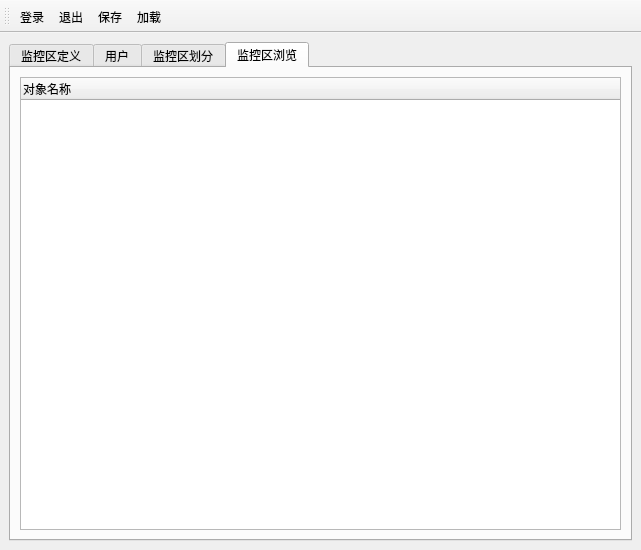
<?xml version="1.0" encoding="UTF-8"?>
<ui version="4.0">
 <class>QZoneWndBase</class>
 <widget class="QMainWindow" name="QZoneWndBase">
  <property name="geometry">
   <rect>
    <x>0</x>
    <y>0</y>
    <width>641</width>
    <height>550</height>
   </rect>
  </property>
  <property name="windowTitle">
   <string>监控区管理</string>
  </property>
  <property name="windowIcon">
   <iconset resource="zonemng.qrc">
    <normaloff>:/zonemng/png/zonemng.png</normaloff>:/zonemng/png/zonemng.png</iconset>
  </property>
  <widget class="QWidget" name="centralwidget">
   <layout class="QGridLayout" name="gridLayout_2">
    <property name="leftMargin">
     <number>9</number>
    </property>
    <property name="topMargin">
     <number>9</number>
    </property>
    <item row="0" column="1">
     <widget class="QTabWidget" name="m_tabWidget">
      <property name="currentIndex">
       <number>3</number>
      </property>
      <widget class="QWidget" name="tab">
       <attribute name="title">
        <string>监控区定义</string>
       </attribute>
       <layout class="QGridLayout" name="gridLayout_8">
        <item row="0" column="0" rowspan="4">
         <widget class="QTableWidget" name="m_zoneTable">
          <property name="editTriggers">
           <set>QAbstractItemView::NoEditTriggers</set>
          </property>
          <row>
           <property name="text">
            <string>1</string>
           </property>
          </row>
          <row>
           <property name="text">
            <string>2</string>
           </property>
          </row>
          <row>
           <property name="text">
            <string>3</string>
           </property>
          </row>
          <column>
           <property name="text">
            <string>监控区号</string>
           </property>
          </column>
          <column>
           <property name="text">
            <string>监控区名称</string>
           </property>
          </column>
         </widget>
        </item>
        <item row="3" column="1">
         <spacer name="verticalSpacer">
          <property name="orientation">
           <enum>Qt::Vertical</enum>
          </property>
          <property name="sizeHint" stdset="0">
           <size>
            <width>20</width>
            <height>338</height>
           </size>
          </property>
         </spacer>
        </item>
        <item row="0" column="1">
         <widget class="QPushButton" name="m_addZoneBtn">
          <property name="minimumSize">
           <size>
            <width>91</width>
            <height>30</height>
           </size>
          </property>
          <property name="text">
           <string>添    加</string>
          </property>
          <property name="icon">
           <iconset resource="zonemng.qrc">
            <normaloff>:/zonemng/png/add.png</normaloff>:/zonemng/png/add.png</iconset>
          </property>
         </widget>
        </item>
        <item row="1" column="1">
         <widget class="QPushButton" name="m_modZoneBtn">
          <property name="minimumSize">
           <size>
            <width>91</width>
            <height>30</height>
           </size>
          </property>
          <property name="text">
           <string>修    改</string>
          </property>
          <property name="icon">
           <iconset resource="zonemng.qrc">
            <normaloff>:/zonemng/png/modify.png</normaloff>:/zonemng/png/modify.png</iconset>
          </property>
         </widget>
        </item>
        <item row="2" column="1">
         <widget class="QPushButton" name="m_delZoneBtn">
          <property name="minimumSize">
           <size>
            <width>91</width>
            <height>30</height>
           </size>
          </property>
          <property name="text">
           <string>删    除</string>
          </property>
          <property name="icon">
           <iconset resource="zonemng.qrc">
            <normaloff>:/zonemng/png/remove.png</normaloff>:/zonemng/png/remove.png</iconset>
          </property>
         </widget>
        </item>
       </layout>
      </widget>
      <widget class="QWidget" name="tab_2">
       <attribute name="title">
        <string>用户</string>
       </attribute>
       <layout class="QGridLayout" name="gridLayout_7">
        <item row="0" column="0">
         <widget class="QTreeWidget" name="m_userCfgLV">
          <property name="editTriggers">
           <set>QAbstractItemView::DoubleClicked|QAbstractItemView::EditKeyPressed|QAbstractItemView::SelectedClicked</set>
          </property>
          <column>
           <property name="text">
            <string>用户名称</string>
           </property>
          </column>
          <column>
           <property name="text">
            <string>监控区</string>
           </property>
          </column>
         </widget>
        </item>
        <item row="0" column="1">
         <widget class="QGroupBox" name="groupBox">
          <property name="title">
           <string>监控区选择</string>
          </property>
          <layout class="QGridLayout" name="gridLayout_6">
           <item row="0" column="0" colspan="3">
            <widget class="QTreeWidget" name="m_userZoneLV">
             <column>
              <property name="text">
               <string>监控区名称</string>
              </property>
             </column>
            </widget>
           </item>
           <item row="1" column="1">
            <widget class="QPushButton" name="m_userZoneSelAll">
             <property name="sizePolicy">
              <sizepolicy hsizetype="Fixed" vsizetype="Fixed">
               <horstretch>0</horstretch>
               <verstretch>0</verstretch>
              </sizepolicy>
             </property>
             <property name="minimumSize">
              <size>
               <width>91</width>
               <height>30</height>
              </size>
             </property>
             <property name="text">
              <string>全      选</string>
             </property>
             <property name="icon">
              <iconset resource="zonemng.qrc">
               <normaloff>:/zonemng/png/selall.png</normaloff>:/zonemng/png/selall.png</iconset>
             </property>
            </widget>
           </item>
           <item row="1" column="2">
            <widget class="QPushButton" name="m_userZoneNotSelAll">
             <property name="sizePolicy">
              <sizepolicy hsizetype="Fixed" vsizetype="Fixed">
               <horstretch>0</horstretch>
               <verstretch>0</verstretch>
              </sizepolicy>
             </property>
             <property name="minimumSize">
              <size>
               <width>91</width>
               <height>30</height>
              </size>
             </property>
             <property name="text">
              <string>全  不  选</string>
             </property>
             <property name="icon">
              <iconset resource="zonemng.qrc">
               <normaloff>:/zonemng/png/notselall.png</normaloff>:/zonemng/png/notselall.png</iconset>
             </property>
            </widget>
           </item>
           <item row="2" column="1">
            <widget class="QPushButton" name="m_userAppSel">
             <property name="sizePolicy">
              <sizepolicy hsizetype="Fixed" vsizetype="Fixed">
               <horstretch>0</horstretch>
               <verstretch>0</verstretch>
              </sizepolicy>
             </property>
             <property name="minimumSize">
              <size>
               <width>91</width>
               <height>30</height>
              </size>
             </property>
             <property name="text">
              <string>应用所选</string>
             </property>
             <property name="icon">
              <iconset resource="zonemng.qrc">
               <normaloff>:/zonemng/png/appsel.png</normaloff>:/zonemng/png/appsel.png</iconset>
             </property>
            </widget>
           </item>
           <item row="2" column="2">
            <widget class="QPushButton" name="m_userAppAll">
             <property name="sizePolicy">
              <sizepolicy hsizetype="Fixed" vsizetype="Fixed">
               <horstretch>0</horstretch>
               <verstretch>0</verstretch>
              </sizepolicy>
             </property>
             <property name="minimumSize">
              <size>
               <width>91</width>
               <height>30</height>
              </size>
             </property>
             <property name="text">
              <string>应用全部</string>
             </property>
             <property name="icon">
              <iconset resource="zonemng.qrc">
               <normaloff>:/zonemng/png/appall.png</normaloff>:/zonemng/png/appall.png</iconset>
             </property>
            </widget>
           </item>
          </layout>
         </widget>
        </item>
       </layout>
      </widget>
      <widget class="QWidget" name="tab_3">
       <attribute name="title">
        <string>监控区划分</string>
       </attribute>
       <layout class="QGridLayout" name="gridLayout_5">
        <item row="0" column="0">
         <widget class="QSplitter" name="splitter">
          <property name="orientation">
           <enum>Qt::Horizontal</enum>
          </property>
          <widget class="QTreeWidget" name="m_zoneCfgLV">
           <column>
            <property name="text">
             <string>对象名称</string>
            </property>
           </column>
           <column>
            <property name="text">
             <string>所属监控区</string>
            </property>
           </column>
          </widget>
          <widget class="QGroupBox" name="groupBox_2">
           <property name="sizePolicy">
            <sizepolicy hsizetype="Preferred" vsizetype="Fixed">
             <horstretch>0</horstretch>
             <verstretch>0</verstretch>
            </sizepolicy>
           </property>
           <property name="title">
            <string>监控区选择</string>
           </property>
           <layout class="QGridLayout" name="gridLayout_4">
            <item row="0" column="0">
             <widget class="QTreeWidget" name="m_zoneLV">
              <column>
               <property name="text">
                <string>监控区名称</string>
               </property>
              </column>
             </widget>
            </item>
            <item row="1" column="0">
             <widget class="QGroupBox" name="groupBox_3">
              <property name="sizePolicy">
               <sizepolicy hsizetype="Preferred" vsizetype="Fixed">
                <horstretch>0</horstretch>
                <verstretch>0</verstretch>
               </sizepolicy>
              </property>
              <property name="title">
               <string>对象选择</string>
              </property>
              <layout class="QGridLayout" name="gridLayout_3">
               <item row="0" column="0" rowspan="2" colspan="2">
                <widget class="QLineEdit" name="m_objLE"/>
               </item>
               <item row="0" column="2" rowspan="2">
                <widget class="QPushButton" name="m_ObjFuzzySel">
                 <property name="minimumSize">
                  <size>
                   <width>0</width>
                   <height>30</height>
                  </size>
                 </property>
                 <property name="maximumSize">
                  <size>
                   <width>16777215</width>
                   <height>30</height>
                  </size>
                 </property>
                 <property name="text">
                  <string>模糊选择</string>
                 </property>
                 <property name="icon">
                  <iconset resource="zonemng.qrc">
                   <normaloff>:/zonemng/png/fuzzy.png</normaloff>:/zonemng/png/fuzzy.png</iconset>
                 </property>
                 <property name="iconSize">
                  <size>
                   <width>20</width>
                   <height>20</height>
                  </size>
                 </property>
                </widget>
               </item>
               <item row="2" column="1">
                <widget class="QPushButton" name="m_objSelAll">
                 <property name="minimumSize">
                  <size>
                   <width>91</width>
                   <height>30</height>
                  </size>
                 </property>
                 <property name="text">
                  <string>全      选</string>
                 </property>
                 <property name="icon">
                  <iconset resource="zonemng.qrc">
                   <normaloff>:/zonemng/png/selall.png</normaloff>:/zonemng/png/selall.png</iconset>
                 </property>
                </widget>
               </item>
               <item row="2" column="2">
                <widget class="QPushButton" name="m_objNotSelAll">
                 <property name="minimumSize">
                  <size>
                   <width>91</width>
                   <height>30</height>
                  </size>
                 </property>
                 <property name="text">
                  <string>全  不  选</string>
                 </property>
                 <property name="icon">
                  <iconset resource="zonemng.qrc">
                   <normaloff>:/zonemng/png/notselall.png</normaloff>:/zonemng/png/notselall.png</iconset>
                 </property>
                </widget>
               </item>
               <item row="3" column="1">
                <widget class="QPushButton" name="m_appAll">
                 <property name="minimumSize">
                  <size>
                   <width>91</width>
                   <height>30</height>
                  </size>
                 </property>
                 <property name="text">
                  <string>应用全部</string>
                 </property>
                 <property name="icon">
                  <iconset resource="zonemng.qrc">
                   <normaloff>:/zonemng/png/appall.png</normaloff>:/zonemng/png/appall.png</iconset>
                 </property>
                </widget>
               </item>
               <item row="3" column="2">
                <widget class="QPushButton" name="m_appSel">
                 <property name="minimumSize">
                  <size>
                   <width>91</width>
                   <height>30</height>
                  </size>
                 </property>
                 <property name="text">
                  <string>应用所选</string>
                 </property>
                 <property name="icon">
                  <iconset resource="zonemng.qrc">
                   <normaloff>:/zonemng/png/appsel.png</normaloff>:/zonemng/png/appsel.png</iconset>
                 </property>
                </widget>
               </item>
              </layout>
             </widget>
            </item>
           </layout>
          </widget>
         </widget>
        </item>
       </layout>
      </widget>
      <widget class="QWidget" name="tab_4">
       <attribute name="title">
        <string>监控区浏览</string>
       </attribute>
       <layout class="QGridLayout" name="gridLayout">
        <item row="0" column="0">
         <widget class="QTreeWidget" name="m_zoneViewLV">
          <column>
           <property name="text">
            <string>对象名称</string>
           </property>
          </column>
         </widget>
        </item>
       </layout>
      </widget>
     </widget>
    </item>
   </layout>
  </widget>
  <widget class="QToolBar" name="toolBar">
   <property name="windowTitle">
    <string>toolBar</string>
   </property>
   <property name="iconSize">
    <size>
     <width>24</width>
     <height>24</height>
    </size>
   </property>
   <property name="toolButtonStyle">
    <enum>Qt::ToolButtonTextBesideIcon</enum>
   </property>
   <attribute name="toolBarArea">
    <enum>TopToolBarArea</enum>
   </attribute>
   <attribute name="toolBarBreak">
    <bool>false</bool>
   </attribute>
   <addaction name="action_login"/>
   <addaction name="action_exit"/>
   <addaction name="action_save"/>
   <addaction name="action_load"/>
  </widget>
  <action name="action_login">
   <property name="checkable">
    <bool>true</bool>
   </property>
   <property name="icon">
    <iconset resource="zonemng.qrc">
     <normaloff>:/zonemng/png/login.png</normaloff>:/zonemng/png/login.png</iconset>
   </property>
   <property name="text">
    <string>登录</string>
   </property>
   <property name="toolTip">
    <string>用户登录</string>
   </property>
  </action>
  <action name="action_exit">
   <property name="checkable">
    <bool>true</bool>
   </property>
   <property name="icon">
    <iconset resource="zonemng.qrc">
     <normaloff>:/zonemng/png/quit.png</normaloff>:/zonemng/png/quit.png</iconset>
   </property>
   <property name="text">
    <string>退出</string>
   </property>
   <property name="toolTip">
    <string>退出程序</string>
   </property>
  </action>
  <action name="action_save">
   <property name="checkable">
    <bool>true</bool>
   </property>
   <property name="icon">
    <iconset resource="zonemng.qrc">
     <normaloff>:/zonemng/png/save.png</normaloff>:/zonemng/png/save.png</iconset>
   </property>
   <property name="text">
    <string>保存</string>
   </property>
   <property name="toolTip">
    <string>保存更改</string>
   </property>
  </action>
  <action name="action_load">
   <property name="checkable">
    <bool>true</bool>
   </property>
   <property name="icon">
    <iconset resource="zonemng.qrc">
     <normaloff>:/zonemng/png/loadrtdb.png</normaloff>:/zonemng/png/loadrtdb.png</iconset>
   </property>
   <property name="text">
    <string>加载</string>
   </property>
   <property name="toolTip">
    <string>加载到实时库</string>
   </property>
  </action>
 </widget>
 <resources>
  <include location="zonemng.qrc"/>
 </resources>
 <connections/>
</ui>
